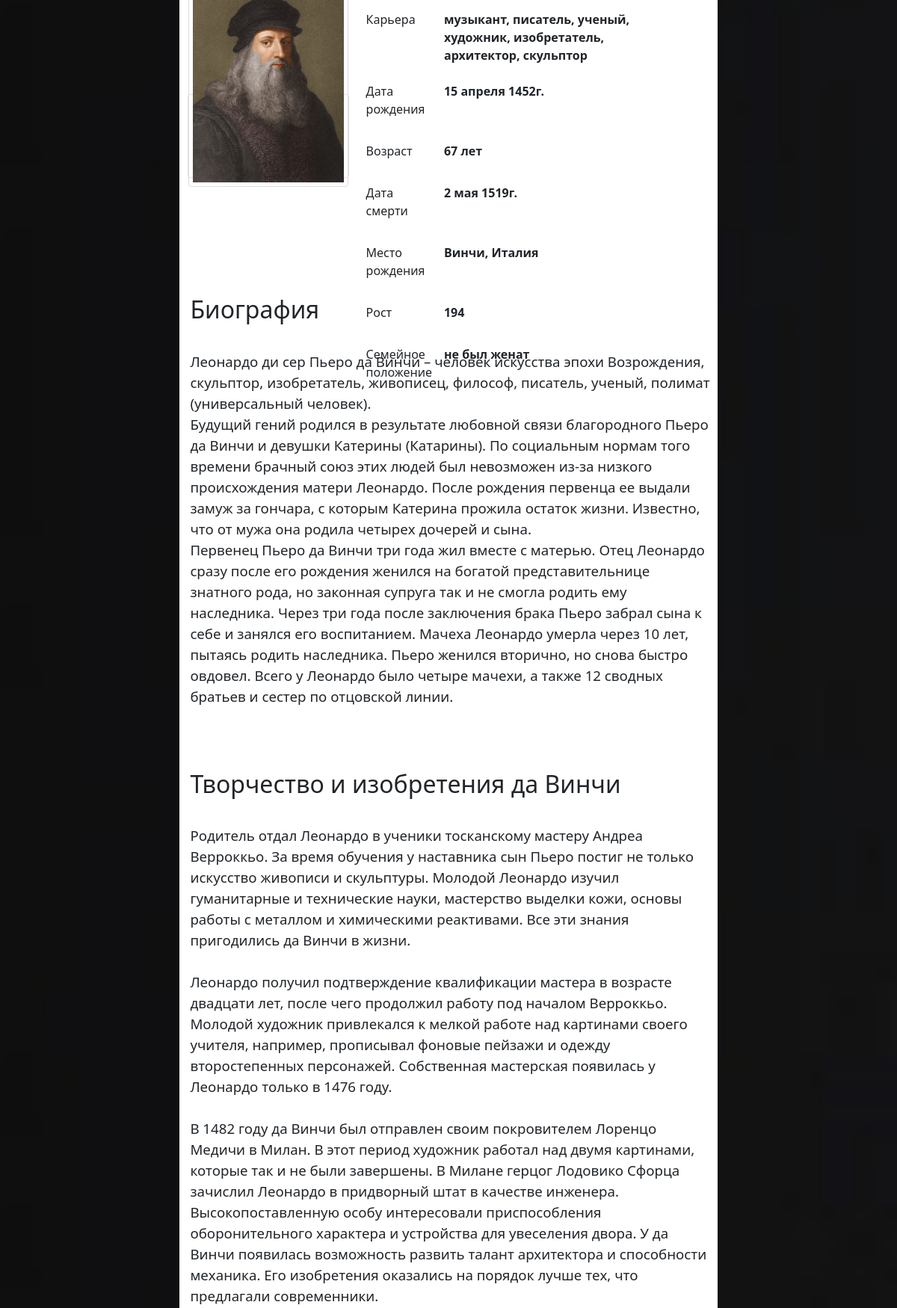
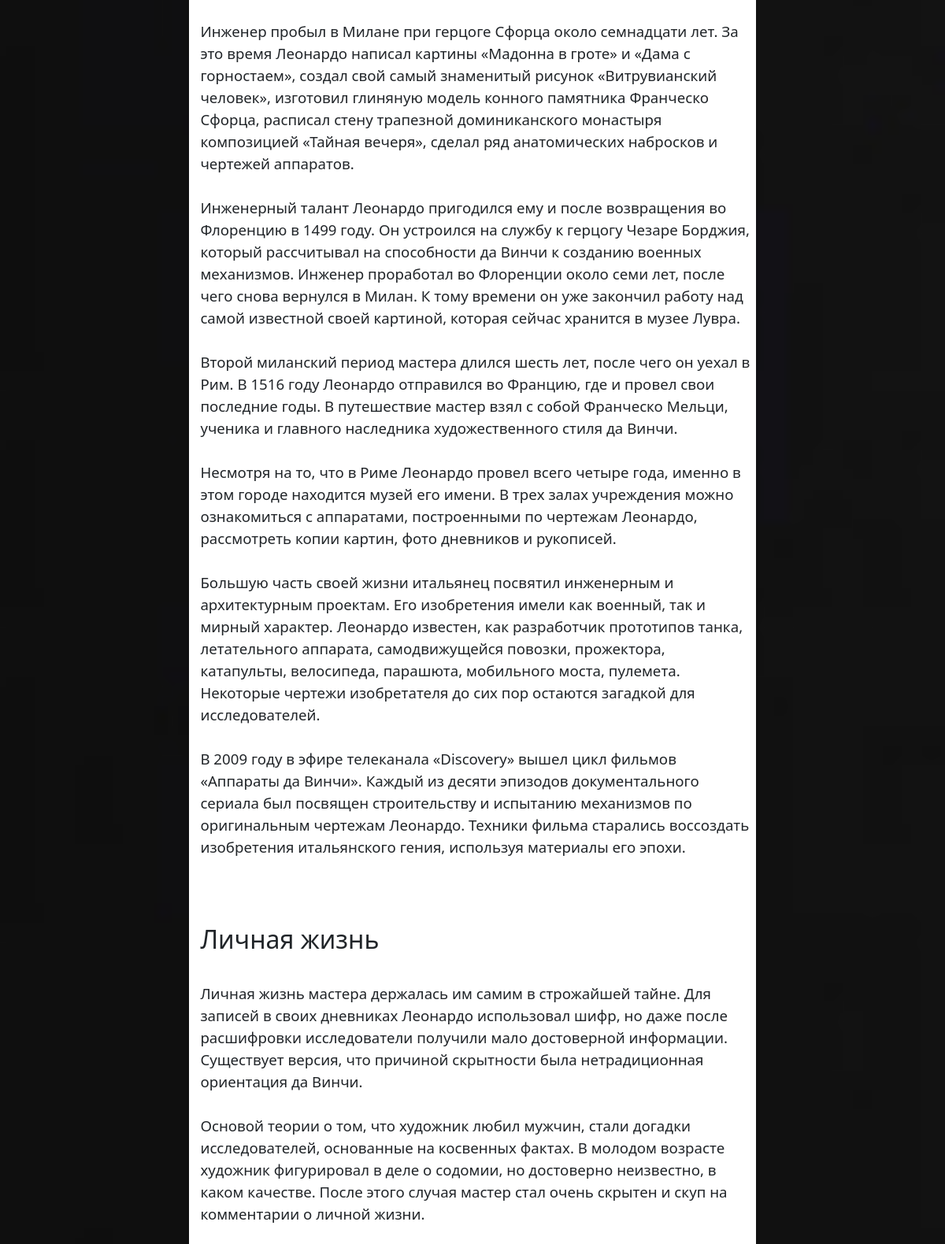
The page /biography/1 (upper part) on the database its author committed (2 pictures, top to bottom).
### artists/models.py (models this page shows)
class Biographies(models.Model):
    name = models.CharField(max_length=50)
    bio = models.TextField()
    annotation = models.CharField(max_length=200)
    career = models.CharField(max_length=200)
    age = models.CharField(max_length=10)
    birth = models.CharField(max_length=50)
    death = models.CharField(max_length=50)
    height = models.CharField(max_length=5)
    family = models.CharField(max_length=200)
    location = models.CharField(max_length=100)
    image = models.ImageField(upload_to='artists/')
    era = models.CharField(max_length=50, default='')
    genre = models.CharField(max_length=50, default='')

### artists/views.py (the view)
# urls.py: path('biography/<name>', BiographyPage.as_view(), name='biography'),
class BiographyPage(View):
    def get(self, request, name, *args, **kwargs):
        return render(request, 'artists/biography.html', context={'bio': Biographies.objects.filter(id=name)})

### artists/templates/artists/biography.html (shortened to what this page needs)
{% load static %}
<link rel="stylesheet" href="{% static 'css/mainpage.css' %}">
<link href="https://cdn.jsdelivr.net/npm/bootstrap@5.1.3/dist/css/bootstrap.min.css" rel="stylesheet">
<!DOCTYPE html>
<html lang="en">
<head>
</head>
<body style="background-color: black">
    <div class="hello">
        {% for data in bio %}
        <div class="forum">
            <div class="card" style="width: 30%; left: 0.5%; top: 45%; height: 40%;">
              <img class="bio-img" src="/media/{{ data.image }}" alt="...">
            </div>
            <dl class="row">
                <dd class="col-sm-3">Карьера</dd>
                <dt class="col-sm-9 ">{{ data.career }}</dt>
                <dd class="col-sm-3"><br>Дата рождения</dd>
                <dt class="col-sm-9"><br>{{ data.birth }}</dt>
                <dd class="col-sm-3"><br>Возраст</dd>
                <dt class="col-sm-9"><br>{{ data.age }}</dt>
                <dd class="col-sm-3"><br>Дата смерти</dd>
                <dt class="col-sm-9"><br>{{ data.death }}</dt>
                <dd class="col-sm-3"><br>Место рождения</dd>
                <dt class="col-sm-9"><br>{{ data.location }}</dt>
                <dd class="col-sm-3"><br>Рост</dd>
                <dt class="col-sm-9"><br>{{ data.height }}</dt>
                <dd class="col-sm-3 col-sm-my"><br>Семейное положение</dd>
                <dt class="col-sm-9"><br>{{ data.family }}</dt>
            </dl>
        </div>
        <div class="bio-text">
            {% autoescape off %}
                {{ data.bio }}
            {% endautoescape %}
        </div>
        {% endfor %}
    </div>
</body>
</html>

### static/css/mainpage.css (style rules this page uses)
body { background-image: url(../img/new_main.jpg); background-size: cover; background-repeat: no-repeat; width: 100%; height: 100%; background-attachment: fixed; }
.hello { background-color: white; width: 60%; left: 20%; background-repeat: no-repeat; position: relative; }
* { padding: 0; margin: 0; box-sizing: border-box; }
.card { width: 17%; height: 71%; float: left; top: 13%; left: 4%; margin-left: 1%; margin-bottom: 2%; display: flex; flex-direction: column; justify-content: space-between; }
.row { width: 60%; padding-top: 2%; padding-left: 2%; }
.bio-text { padding-top: 16%; padding-left: 2%; padding-right: 1%; line-height: 1.5; font-size:14pt; }
.forum { height: 35%; }
img { border: 1px solid #ddd; border-radius: 4px; padding: 5px; }
.bio-img { top: -140px; position: absolute; width: 100%; }

### rows shown on the page
Biographies: image (picture), career "музыкант, писатель, ученый, художник, изобретатель, архитектор, скульптор", birth "15 апреля 1452г.", age "67 лет", death "2 мая 1519г.", location "Винчи, Италия", height "194", family "не был женат", bio "Биография Леонардо ди сер Пьеро да Винчи – человек искусства эпохи Возрождения, скульптор, изобретатель, живописец, философ, писатель, ученый, полимат (универсальный человек). Будущий гений родился в результате любовной связи благородного Пьеро да Винчи и девушки Катерины (Катарины). По социальным нормам того времени брачный союз этих людей был невозможен из-за низкого происхождения матери Леонардо. После рождения первенца ее выдали замуж за гончара, с которым Катерина прожила остаток жизни. Известно, что от мужа она родила четырех дочерей и сына. Первенец Пьеро да Винчи три года жил вместе с матерью. Отец Леонардо сразу после его рождения женился на богатой представительнице знатного рода,…"
